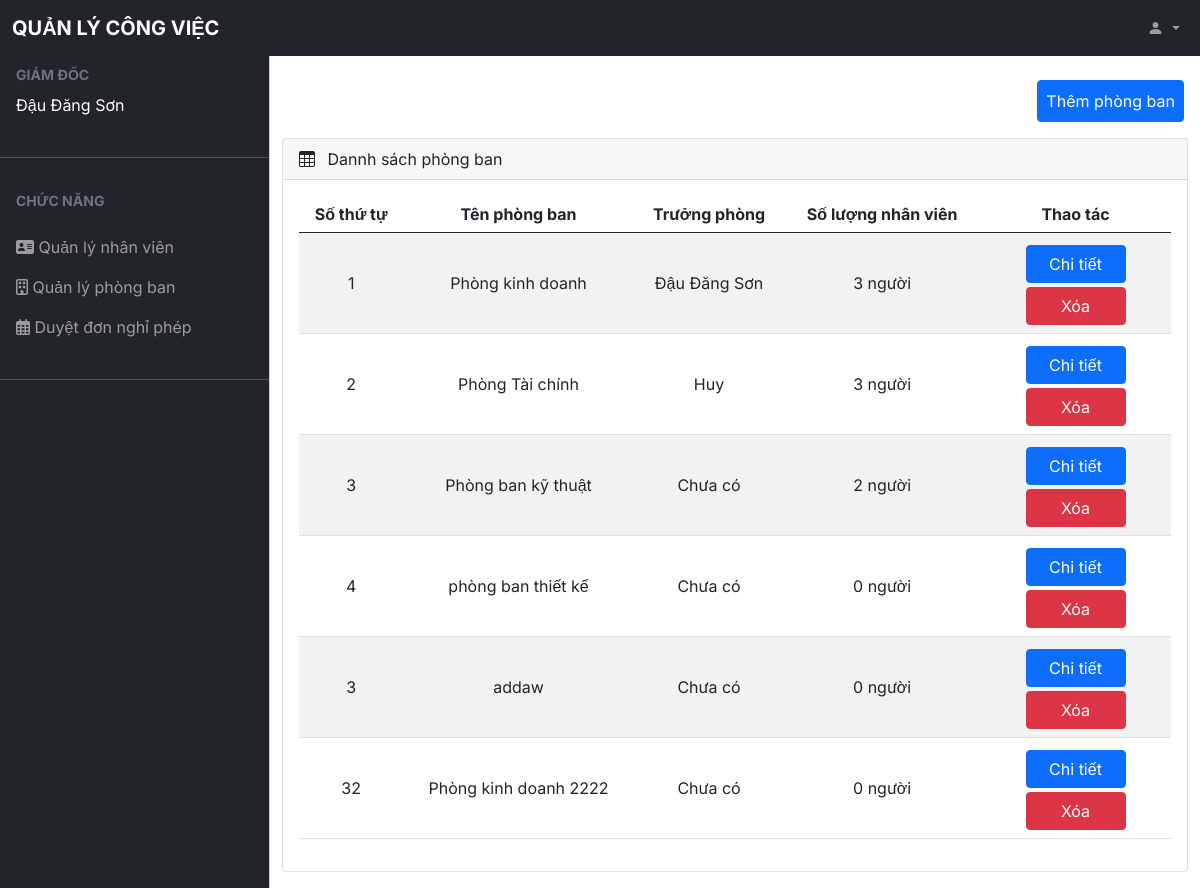
/giamdoc/phongban.php (signed in), run on the app's committed database.
### tables this page shows
CREATE TABLE `phongban` (
  `mapb` int(11) NOT NULL,
  `stt` int(11) DEFAULT NULL,
  `tenpb` varchar(255) DEFAULT NULL,
  `mota` varchar(255) DEFAULT NULL,
  `truongphong` int(11) DEFAULT NULL
);

CREATE TABLE `nhanvien` (
  `manv` int(11) NOT NULL,
  `taikhoan` varchar(64) DEFAULT NULL,
  `matkhau` varchar(255) DEFAULT NULL,
  `ten` varchar(255) DEFAULT NULL,
  `email` varchar(64) DEFAULT NULL,
  `chucvu` int(11) DEFAULT NULL,
  `mapb` int(11) DEFAULT NULL,
  `activated` bit(1) DEFAULT b'0',
  `img` varchar(255) DEFAULT NULL,
  `luong` bigint(20) DEFAULT NULL,
  `ngaynghi` int(11) DEFAULT NULL
);

### www/database/conf.php (called while the page is built, shortened)
<?php
    function layNV_mapb($id) {
        $conn = open_database();
        $sql = "SELECT * FROM nhanvien WHERE mapb = ?";
        $stm = $conn->prepare($sql);
        $stm ->bind_param("i", $id);
        if (!$stm->execute()){
            return array('code' => 1,'error' => 'Can not execute');
        }
        $result = $stm -> get_result();
        $data = array();
        while($row = $result -> fetch_assoc() ){
            $data[] = $row;
        }
        return json_encode(array('code' => 0, 'data' => $data));
    }
    function layPB(){
        $conn = open_database();
        $sql = "SELECT * FROM phongban ";
        $stm = $conn->prepare($sql);
        if (!$stm->execute()){
            return array('code' => 1,'error' => 'Can not execute');
        }
        $result = $stm -> get_result();
        $data = array();
        while($row = $result -> fetch_assoc() ){
            $data[] = $row;
        }
        return json_encode(array('code' => 0, 'data' => $data));
    }
    function truongPhong($id){
        if($id == 0){
            return 'Chưa có';
        }
        $conn = open_database();
        $sql = 'SELECT ten FROM nhanvien WHERE manv = ?';
        $stm = $conn->prepare($sql);
        $stm ->bind_param("i", $id);
        if(!$stm->execute()){
            return array('code' => 1, 'error' => 'Can not excute');
        }
        $result = $stm -> get_result();
        $data = $result->fetch_assoc();
        return $data['ten'];
    }
    function soLuongNV($mapb){
        $conn = open_database();
        $sql ="SELECT * FROM nhanvien WHERE mapb = ? ";
        $stm = $conn->prepare($sql);
        $stm->bind_param('i', $mapb);
        if(!$stm-> execute()){
            return array('code' => 1,'error' => 'Can not execute');
        }
        $result = $stm->get_result();
        return $result->num_rows;
    }
?>

### www/giamdoc/phongban.php (the view, shortened to what this page needs)
<?php
  require_once('../database/conf.php');
  include('../header.php');
  $allPB = json_decode(layPB()) ->data;
?>
<body>
    <?php
        include('../navbar.php');
        include('slidebar.php');
    ?>
     <main class="mt-5 pt-3">
     <div class="button-add d-flex justify-content-end">
            <span class="btn btn-primary d-flex p-2 bd-highlight  m-3 align-items-center"data-bs-target="#themPB"
                data-bs-toggle="modal">
                <span>Thêm phòng ban</span>
            </span>
        </div>
      <div class="container-fluid">
        <div class="row">
          <div class="col-md-12 mb-3">
            <div class="card">
              <div class="card-header">
                <span><i class="bi bi-table me-2"></i></span> Dannh sách phòng ban
              </div>
              <div class="card-body">
                <div class="table-responsive">
                  <table
                    id="example"
                    class="table table-striped data-table"
                    style="width: 100%">
                    <thead>
                      <tr class="text-center ">
                        <th>Số thứ tự</th>
                        <th>Tên phòng ban</th>
                        <th>Trưởng phòng</th>
                        <th>Số lượng nhân viên</th>
                        <th>Thao tác</th>
                      </tr>
                    </thead>
                    <tbody class="pb text-center">
                      <?php foreach($allPB as $phongban) {?>
                        <?php if($phongban->mapb != 0) { ?>
                          <tr class="align-middle">
                            <td><?=$phongban->stt?></td>
                            <td><?=$phongban->tenpb?></td>
                            <td><?= truongPhong($phongban->truongphong)?></td>
                            <td><?= soLuongNV($phongban->mapb) ?> người</td>
                            <td>
                              <button type="button" class="btn btn-primary btn-chucnang w-100 m-1" data-bs-toggle="modal" data-bs-target="#pb<?=$phongban->mapb?>">
                                Chi tiết
                              </button>
                              <button type="button" class="btn btn-danger btn-chucnang w-100  " data-bs-toggle="modal" data-bs-target="#xoa-pb<?=$phongban->mapb?>">Xóa</button>
                            </td>
                                  <?php $nhanvienPB = json_decode(layNV_mapb($phongban->mapb)) ->data ?>
                          </tr>
                        <?php } ?>
                      <?php } ?>
                    </tbody>
                  </table>
                </div>
              </div>
            </div>
          </div>
        </div>
      </div>
    </main>
</body>

### www/style.css (style rules this page uses)
body, button { font-family: "Inter", sans-serif; }
@media (min-width: 992px) { body { overflow: auto !important; } }
@media (min-width: 992px) { main { margin-left: var(--offcanvas-width); } }
.btn-chucnang { max-width: 100px; }

### data on the page
phongban: stt "1", tenpb "Phòng kinh doanh", truongphong.ten "Đậu Đăng Sơn", mapb "3"
phongban: stt "2", tenpb "Phòng Tài chính", truongphong.ten "Huy", mapb "3"
phongban: stt "3", tenpb "Phòng ban kỹ thuật", truongphong "Chưa có", mapb "2"
phongban: stt "4", tenpb "phòng ban thiết kế", truongphong "Chưa có", mapb "0"
phongban: stt "3", tenpb "addaw", truongphong "Chưa có", mapb "0"
phongban: stt "32", tenpb "Phòng kinh doanh 2222", truongphong "Chưa có", mapb "0"

### other printed values
$_SESSION['ten'] "Đậu Đăng Sơn"
